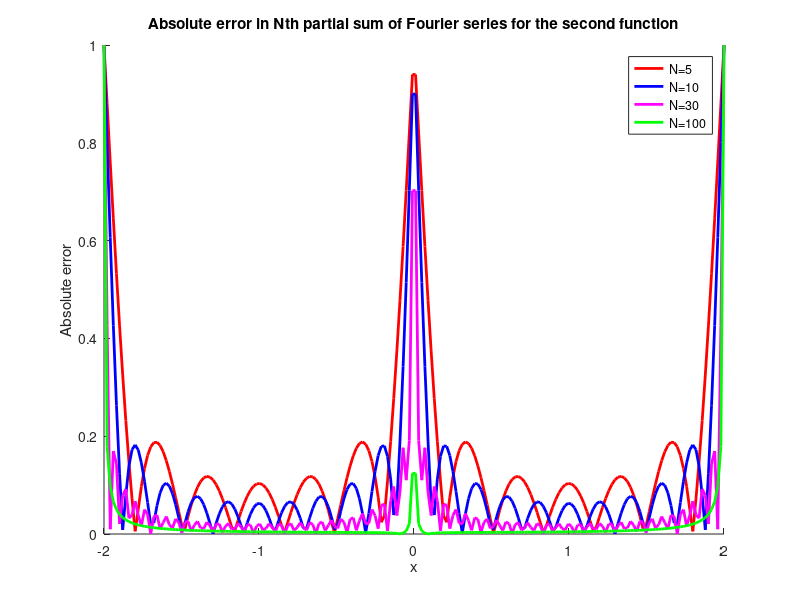

Source code (MATLAB):
%Ecem Kahraman, 47962113
%Purpose: Computing and plotting the error in Fourier series for the 
%second function

clear all

format long

color=['r','b','m','g']

x=linspace(-2,2,200)

%N values given for finding the first N nonzero terms of this series
N=[5 10 30 100]


for j=1:length(N)
    
    partialsum=0;
    
    %Odd function thus no a_n terms
    for n=1:2:N(j)
        partialsum=partialsum+((4/(pi*n)).*sin((n*pi*x)/2));

    end
    
    %a_0=0; thus SN=partial sum found above  
    SN=partialsum;
    
    %defining the actual function F2
    F2=zeros(1,length(x));
    for k=1:length(x)
        if x(k)>0;
            F2(k)=1;
        else 
            F2(k)=-1;
        end
    end
    
    abserr=abs(SN-F2);
    
    hold on
    
    plot(x,abserr,color(j),'Linewidth',2)
    title('Absolute error in Nth partial sum of Fourier series for the second function')
    xlabel('x')
    ylabel('Absolute error')
    legend('N=5','N=10','N=30', 'N=100')
    
end
    
    
            
            
    